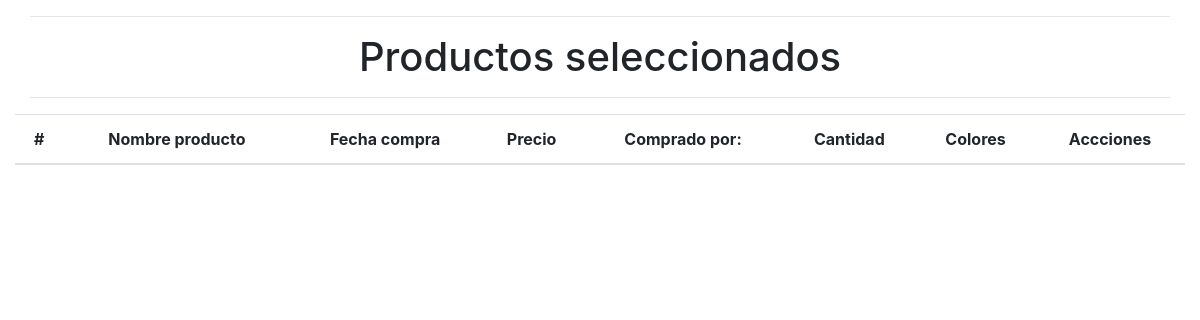
/modulos/compras/index.php (signed in), run on an earlier commit of the app's database.
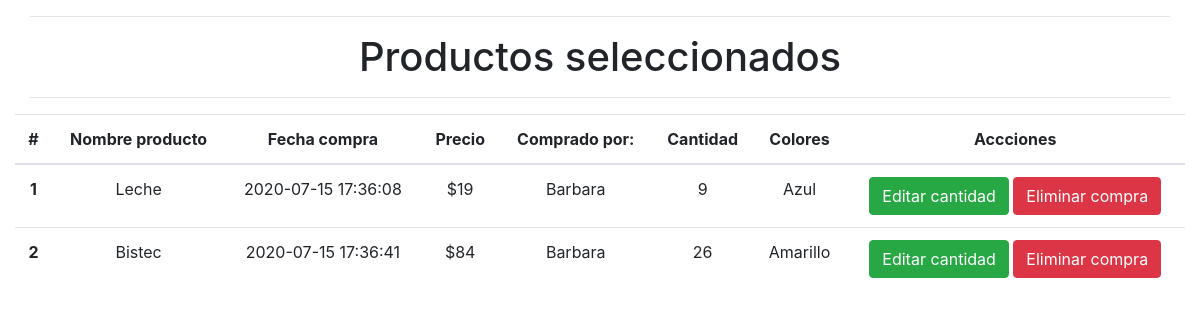
And on a later commit of the database.
### tables this page shows
CREATE TABLE `compras` (
  `id_compras` int(11) NOT NULL,
  `id_producto` int(11) NOT NULL,
  `id_usuario` int(11) NOT NULL,
  `nombre_producto` varchar(50) NOT NULL,
  `nombre_usuario` int(11) NOT NULL,
  `fecha` datetime NOT NULL DEFAULT current_timestamp(),
  `cantidad` varchar(15) NOT NULL,
  `precio_unidad` int(11) NOT NULL
);

CREATE TABLE `usuarios` (
  `id_usuarios` int(11) NOT NULL,
  `nombre_usuarios` varchar(50) DEFAULT NULL,
  `telefono_usuarios` varchar(10) DEFAULT NULL,
  `direccion_usuarios` varchar(50) DEFAULT NULL,
  `correo_usuarios` varchar(50) DEFAULT NULL,
  `contraseña_usuarios` varchar(8) DEFAULT NULL,
  `status_usuarios` int(11) DEFAULT NULL
);

CREATE TABLE `colores` (
  `id_colores` int(11) UNSIGNED NOT NULL,
  `nombre_colores` varchar(50) NOT NULL,
  `status_solores` int(1) NOT NULL DEFAULT 0
);

### modulos/compras/index.php (the view, shortened to what this page needs)
<?php
require_once('../../conexion.php');
$id_usuario = $_SESSION["id"];
$consulta_compras = "SELECT * FROM compras where id_usuario = $id_usuario";
$resultado_compras = mysqli_query($mysqli, $consulta_compras);
$consulta_usuario = "SELECT * FROM usuarios where id_usuarios = $id_usuario";
$resultado_usuario = mysqli_query($mysqli, $consulta_usuario);
?>
<!DOCTYPE html>
<html lang="es-MX">
<head>
    <link rel="stylesheet" href="https://stackpath.bootstrapcdn.com/bootstrap/4.5.0/css/bootstrap.min.css">
</head>
<body>
    <div class="container-fluid text-center">
        <div class="col-md-12">
            <hr />
            <h1>Productos seleccionados</h1>
            <hr />
        </div>
        <table class="table text-center">
            <thead>
                <tr>
                    <th scope="col">#</th>
                    <th scope="col">Nombre producto</th>
                    <th scope="col">Fecha compra</th>
                    <th scope="col">Precio</th>
                    <th scope="col">Comprado por:</th>
                    <th scope="col">Cantidad</th>
                    <th scope="col">Colores</th>
                    <th scope="col">Accciones</th>
                </tr>
            </thead>
            <tbody>
                <?php
        while($usuario = mysqli_fetch_array($resultado_usuario)){
            $global_usuario = $usuario["nombre_usuarios"];
        }
                $i = 0;
                while ($fila = mysqli_fetch_array($resultado_compras)) {
                    $i++;
                ?>
                    <tr>
                        <th scope="row"><?php echo $i ?></th>
                        <td><?php echo $fila["nombre_producto"] ?></td>
                        <td><?php echo $fila["fecha"] ?></td>
                        <td>$<?php echo $fila["precio_unidad"] ?></td>
                        <td><?php echo $global_usuario; ?></td>
                        <td><?php echo $fila["cantidad"] ?></td>
                        <td>
                        <?php
                        $consulta_producto = "SELECT * FROM productos WHERE id_producto=".$fila["id_producto"];
                        $resultado_producto = mysqli_query($mysqli, $consulta_producto);
                        $resultadoMinProducto = mysqli_fetch_array($resultado_producto);
                        $consulta_colores = "SELECT * FROM colores WHERE id_colores=".$resultadoMinProducto["id_colores"];
                        $resultado_colores= mysqli_query($mysqli, $consulta_colores);
                        $resultadoMinColores = mysqli_fetch_array($resultado_colores);
                        echo $resultadoMinColores["nombre_colores"];
                        ?>
                        </td>
                        <td>
                            <a href="fEdicion_compra.php?id_compra=<?php echo $fila["id_compras"]; ?>" class="btn btn-success">Editar cantidad</a>
                            <a href="eliminar_compra.php?id=<?php echo $fila["id_compras"]; ?>" class="btn btn-danger">Eliminar compra</a>
                        </td>
                    </tr>
                <?php
                }
                ?>
            </tbody>
        </table>
    </div>
</body>
</html>

What changed in the data, as far as the page shows it:
added compras: nombre_producto "Leche", fecha "2020-07-15 17:36:08", precio_unidad "19", id_usuario.nombre_usuarios "Barbara", cantidad "9", colores.nombre_colores "Azul"
added compras: nombre_producto "Bistec", fecha "2020-07-15 17:36:41", precio_unidad "84", id_usuario.nombre_usuarios "Barbara", cantidad "26", colores.nombre_colores "Amarillo"
